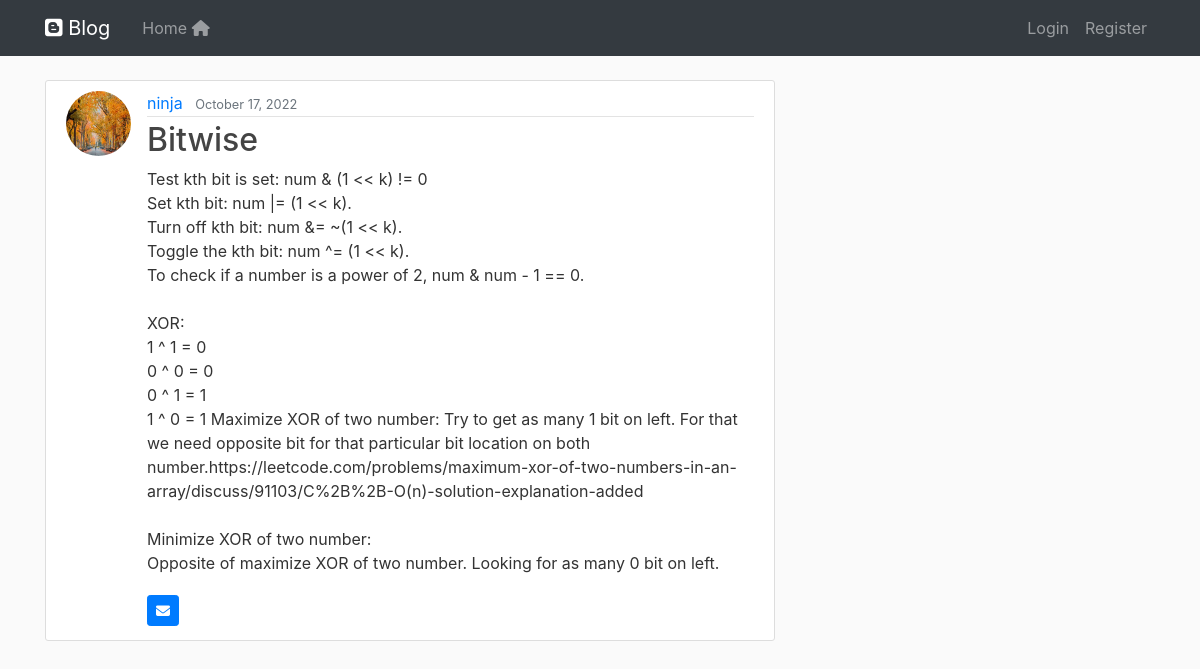
Screenshot of /post/46/ with the database file from the repository.
### blog/models.py (models this page shows, shortened)
class Post(models.Model):
    title = models.CharField(max_length=100)
    content = models.TextField()
    date_posted = models.DateTimeField(default=timezone.now)
    author = models.ForeignKey(User, on_delete= models.CASCADE)

### users/models.py (models this page shows, shortened)
class Profile(models.Model):
    user = models.OneToOneField(User, on_delete= models.CASCADE)
    image = models.ImageField(default = 'default.jpg', upload_to='profile_pics')

### blog/views.py (the view)
# urls.py: path('post/<int:pk>/', PostDetailView.as_view(), name='post-detail'),
class PostDetailView(DetailView):
    model = Post
    fields = ["title", "content"]

### blog/templates/blog/post_detail.html (shortened to what this page needs)
{% extends "blog/base.html" %}
{% block content %}
    <article class="media content-section">
        <img class="rounded-circle article-img" src="{{ object.author.profile.image.url}}"/>
        <div class="media-body">
        <div class="article-metadata">
            <a class="mr-2" href="{% url 'user-posts' object.author.username %}">{{ object.author }}</a>
            <small class="text-muted">{{ object.date_posted|date:"F d, Y" }}</small>
        </div>
        <h2 class="article-title">{{ object.title }}</h2>
        <p class="article-content">{{ object.content }}</p>
        <a class="btn btn-primary  btn-sm mt-1 mb-1" data-toggle="tooltip" data-placement="right" title="Send to your email" href="{% url 'send-email' object.id %}">
            <i class="fa-solid fa-envelope"></i>
        </a>
        </div>
    </article>
{% endblock content %}

### blog/static/blog/main.css (style rules this page uses)
h1, h2, h3, h4, h5, h6 { color: #444444; }
.content-section { background: #ffffff; padding: 10px 20px; border: 1px solid #dddddd; border-radius: 3px; margin-bottom: 20px; }
.article-title { color: #444444; }
.article-content { white-space: pre-line; }
.article-img { height: 65px; width: 65px; margin-right: 16px; }
.article-metadata { padding-bottom: 1px; margin-bottom: 4px; border-bottom: 1px solid #e3e3e3 }

### rows the page displays
Post: author.profile.image (picture), author "ninja", date_posted "October 17, 2022", title "Bitwise", content "Test kth bit is set: num & (1 << k) != 0 Set kth bit: num |= (1 << k). Turn off kth bit: num &= ~(1 << k). Toggle the kth bit: num ^= (1 << k). To check if a number is a power of 2, num & num - 1 == 0. XOR: 1 ^ 1 = 0 0 ^ 0 = 0 0 ^ 1 = 1 1 ^ 0 = 1 Maximize XOR of two number: Try to get as many 1 bit on left. For that we need opposite bit for that particular bit location on both number.https://leetcode.com/problems/maximum-xor-of-two-numbers-in-an-array/discuss/91103/C%2B%2B-O(n)-solution-explanation-added Minimize XOR of two number: Opposite of maximize XOR of two number. Looking for as many 0 bit on left."
